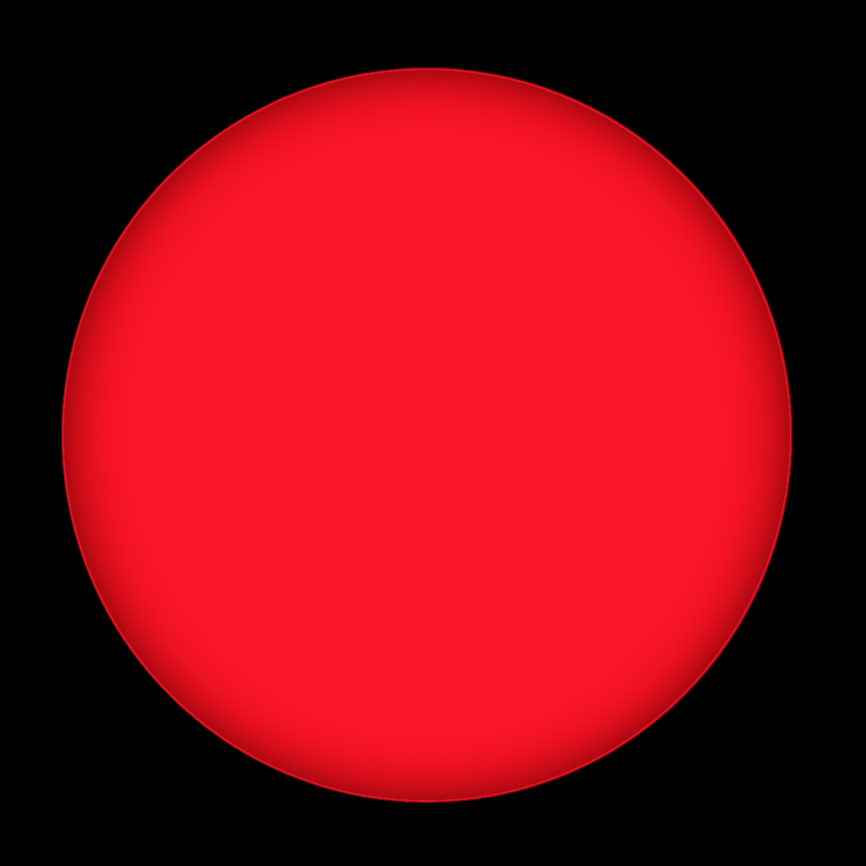
#> input picture opencv_project/img/logo.png, 3464 x 3464 px, found by its file name (shown at 1/4 size)
$ python test.py
#> lines starting #> are read from the running program, lines starting #| are printed output that depends on the picture; after the words box and inside, x2 and y2 are one past the last pixel; in counts of white or black regions, pixels touching at a corner belong together
import cv2
import numpy as np
import time
import random
import pyautogui

cap = cv2.VideoCapture(0)
cap.set(cv2.CAP_PROP_FRAME_WIDTH, 640)
cap.set(cv2.CAP_PROP_FRAME_HEIGHT, 480)

# [56 lines left out: function input_timer, not called in this run]

class Object:
    def __init__(self, size=50):
#> called with size = 50
        self.logo_org = cv2.imread('opencv_project\img\logo.png')
#> self.logo_org is the input picture: shape (3464, 3464, 3); mean B, G, R 20.9, 11.6, 136.2
        self.size = size
        self.logo = cv2.resize(self.logo_org, (size, size))
        img2gray = cv2.cvtColor(self.logo, cv2.COLOR_BGR2GRAY)
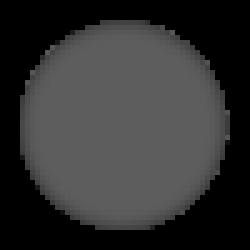
#> img2gray: shape (50, 50) (shown 5 times larger); min 0, max 93, mean 49.8
        _, logo_mask = cv2.threshold(img2gray, 1, 255, cv2.THRESH_BINARY)
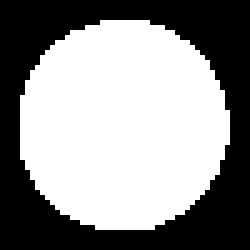
#> logo_mask: shape (50, 50) (shown 5 times larger); 56.4% white; 1 black region, box (x1, y1, x2, y2) and area: (0, 0, 50, 50) 1091
        self.logo_mask = logo_mask
        self.x = 295 # 0~590
        self.y = 10 # 0~430
        self.score = 0

    def insert_object(self, frame):
        roi = frame[self.y:self.y + self.size, self.x:self.x + self.size]
        roi[np.where(self.logo_mask)] = 0
        roi += self.logo

    def update_position(self, tresh):
        height, width = tresh.shape

        num_x = random.randint(0,590)
        num_y = random.randint(0,430)

        roi = tresh[self.y:self.y + self.size, self.x:self.x + self.size]
        check = np.any(roi[np.where(self.logo_mask)])

        if check :
            self.score += 1
            self.y = num_y
            self.x = num_x
            pyautogui.click(650, 1000)
            pyautogui.typewrite('true', interval=0.1)
            pyautogui.press('enter')
            return check
        else :
            try:
                put = input_timer('timer >> ',3)
                print(put)
            except TimeoutError as e:
                self.score -= 1
                self.y = num_y
                self.x = num_x
                print("time out")

def make_mask_bgr(img_bgr):
    img_hsv = cv2.cvtColor(img_bgr, cv2.COLOR_BGR2HSV)

    low = np.array([100,80,2])
    high = np.array([126,255,255])

    img_mask = cv2.inRange(img_hsv, low, high)

    return img_mask

obj = Object()

while True:
    _, frame = cap.read()
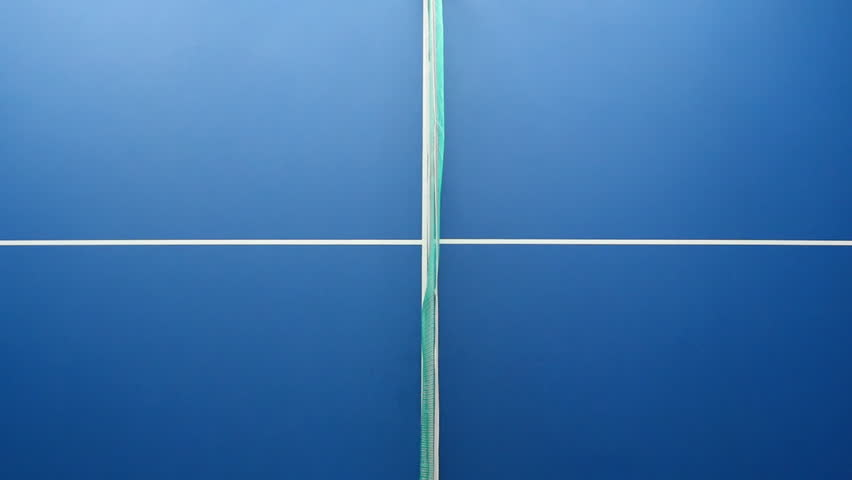
#> input picture Ping-pong-OpenCV-master/image/1.jpg, 852 x 480 px, given in place of the camera
#> frame is the input picture: shape (480, 852, 3); mean B, G, R 171, 113.8, 59.2
    frame = cv2.flip(frame, 1)
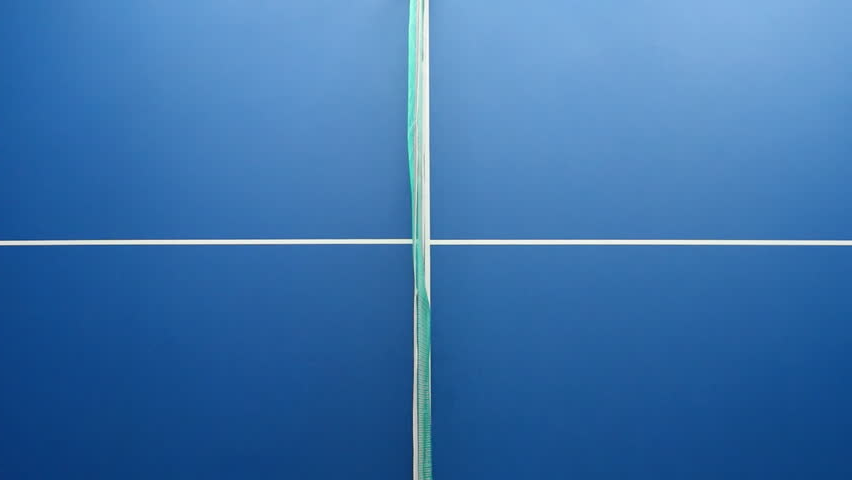
#> frame: shape (480, 852, 3); mean B, G, R 171, 113.8, 59.2

    delta_frame = make_mask_bgr(frame)
#> in make_mask_bgr, `img_hsv = cv2.cvtColor(img_bgr, cv2.COLOR_BGR2HSV)`: img_hsv: shape (480, 852, 3); mean H, S, V 104.8, 173.2, 171.2
#> in make_mask_bgr, `img_mask = cv2.inRange(img_hsv, low, high)`: img_mask: shape (480, 852); 96.6% white; 1 black region, box (x1, y1, x2, y2) and area: (0, 0, 852, 480) 13864

    kernel = cv2.getStructuringElement(cv2.MORPH_ELLIPSE, (5,5))
    delta_frame = cv2.morphologyEx(delta_frame, cv2.MORPH_CLOSE, kernel, 1)
#> delta_frame: shape (480, 852); 96.6% white; 1 black region, box (x1, y1, x2, y2) and area: (18, 0, 852, 480) 13789

    thresh = cv2.threshold(delta_frame, 127, 255, cv2.THRESH_BINARY)[1]
    thresh = cv2.dilate(thresh, None, iterations=2)
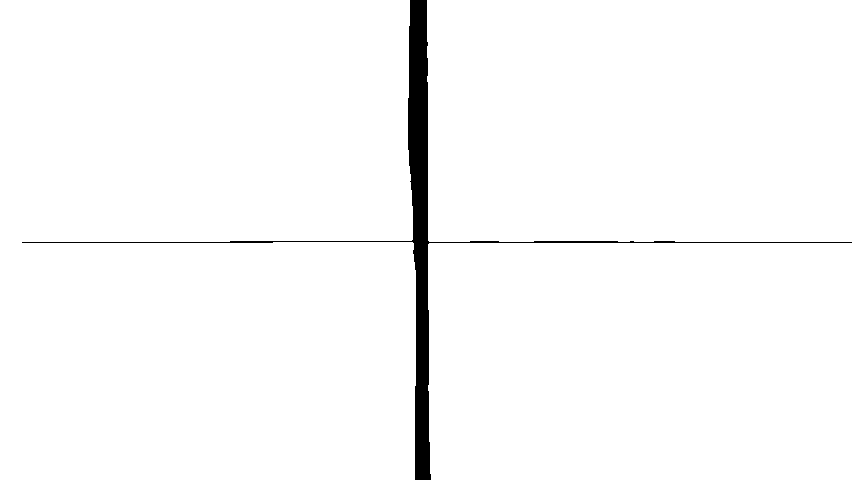
#> thresh: shape (480, 852); 97.9% white; 1 black region, box (x1, y1, x2, y2) and area: (22, 0, 852, 480) 8543
    # cv2.imshow("track", delta_frame)

    hit = obj.update_position(delta_frame)
#> in update_position, `roi = tresh[self.y:self.y + self.size, self.x:self.x + self.size]`: roi: shape (50, 50); every value is 255
#> in update_position, `check = np.any(roi[np.where(self.logo_mask)])`: check = True
#> hit = True

    obj.insert_object(frame)
#> in insert_object, `roi += self.logo`:
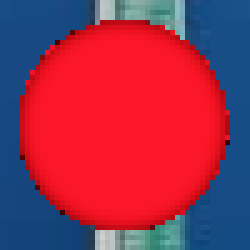
#> roi: shape (50, 50, 3) (shown 5 times larger); mean B, G, R 78.9, 49.4, 152

    if hit:
        frame[:, :, :] = 255
#> frame: shape (480, 852, 3); every value is 255

    text = f"Score: {obj.score}"
    cv2.putText(frame, text, (10, 20), cv2.FONT_HERSHEY_PLAIN, 2, (0, 255, 0), 2)
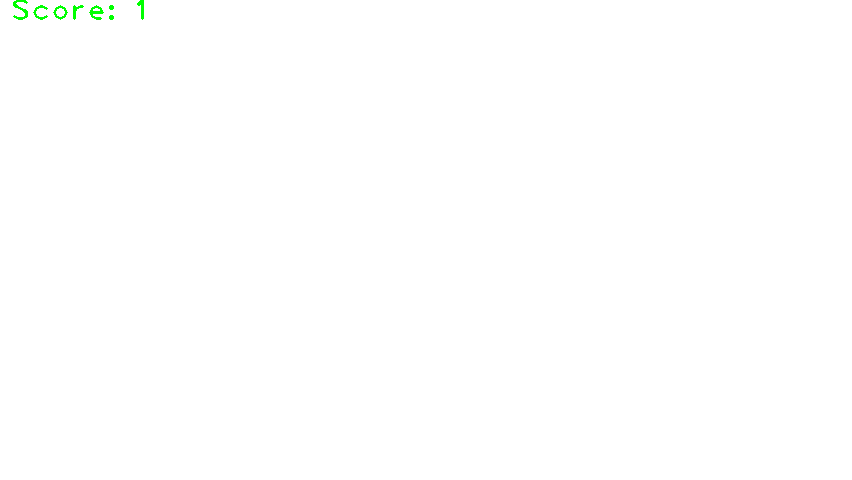
#> frame: shape (480, 852, 3); mean B, G, R 254.6, 255, 254.6

    cv2.imshow("Webcam", frame)

    if cv2.waitKey(1) == ord('q'):
#> (key q is pressed here)
        break

cap.release()
cv2.destroyAllWindows()
